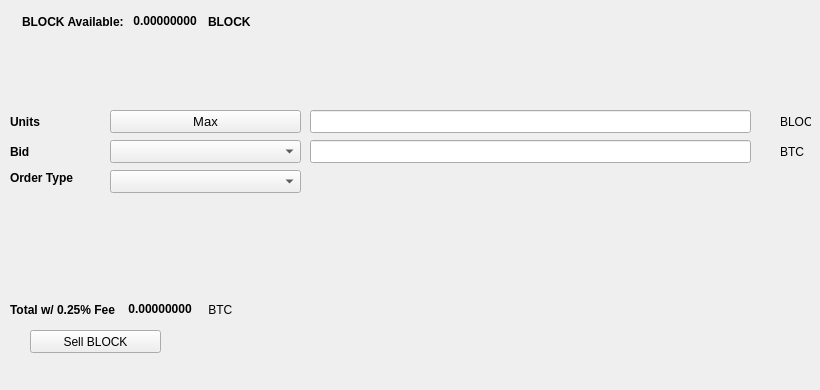
   <widget class="QWidget" name="SellTab">
    <attribute name="title">
     <string>Sell</string>
    </attribute>
    <widget class="QLabel" name="label_16">
     <property name="geometry">
      <rect>
       <x>780</x>
       <y>140</y>
       <width>31</width>
       <height>23</height>
      </rect>
     </property>
     <property name="text">
      <string>BTC</string>
     </property>
    </widget>
    <widget class="QComboBox" name="SellBidcomboBox">
     <property name="geometry">
      <rect>
       <x>110</x>
       <y>140</y>
       <width>191</width>
       <height>23</height>
      </rect>
     </property>
     <property name="font">
      <font>
       <pointsize>10</pointsize>
      </font>
     </property>
    </widget>
    <widget class="QLabel" name="label_18">
     <property name="geometry">
      <rect>
       <x>10</x>
       <y>110</y>
       <width>46</width>
       <height>23</height>
      </rect>
     </property>
     <property name="font">
      <font>
       <weight>75</weight>
       <bold>true</bold>
      </font>
     </property>
     <property name="text">
      <string>Units</string>
     </property>
    </widget>
    <widget class="QPushButton" name="Sell_Max_Amount">
     <property name="geometry">
      <rect>
       <x>110</x>
       <y>110</y>
       <width>191</width>
       <height>23</height>
      </rect>
     </property>
     <property name="font">
      <font>
       <pointsize>10</pointsize>
      </font>
     </property>
     <property name="text">
      <string>Max</string>
     </property>
    </widget>
    <widget class="QLabel" name="label_20">
     <property name="geometry">
      <rect>
       <x>10</x>
       <y>170</y>
       <width>91</width>
       <height>16</height>
      </rect>
     </property>
     <property name="font">
      <font>
       <weight>75</weight>
       <bold>true</bold>
      </font>
     </property>
     <property name="text">
      <string>Order Type</string>
     </property>
    </widget>
    <widget class="QComboBox" name="SellOrdertypeCombo">
     <property name="geometry">
      <rect>
       <x>110</x>
       <y>170</y>
       <width>191</width>
       <height>23</height>
      </rect>
     </property>
     <property name="font">
      <font>
       <pointsize>10</pointsize>
      </font>
     </property>
    </widget>
    <widget class="QLabel" name="label_21">
     <property name="geometry">
      <rect>
       <x>10</x>
       <y>140</y>
       <width>46</width>
       <height>23</height>
      </rect>
     </property>
     <property name="font">
      <font>
       <weight>75</weight>
       <bold>true</bold>
      </font>
     </property>
     <property name="text">
      <string>Bid</string>
     </property>
    </widget>
    <widget class="QLabel" name="label_22">
     <property name="geometry">
      <rect>
       <x>780</x>
       <y>110</y>
       <width>31</width>
       <height>23</height>
      </rect>
     </property>
     <property name="text">
      <string>BLOCK</string>
     </property>
    </widget>
    <widget class="QLineEdit" name="UnitsInputBLOCK">
     <property name="geometry">
      <rect>
       <x>310</x>
       <y>110</y>
       <width>441</width>
       <height>23</height>
      </rect>
     </property>
     <property name="font">
      <font>
       <pointsize>9</pointsize>
       <weight>75</weight>
       <bold>true</bold>
      </font>
     </property>
    </widget>
    <widget class="QLineEdit" name="SellBidPriceEdit">
     <property name="geometry">
      <rect>
       <x>310</x>
       <y>140</y>
       <width>441</width>
       <height>23</height>
      </rect>
     </property>
     <property name="font">
      <font>
       <pointsize>9</pointsize>
       <weight>75</weight>
       <bold>true</bold>
      </font>
     </property>
    </widget>
    <widget class="QPushButton" name="SellBLOCKBTN">
     <property name="geometry">
      <rect>
       <x>30</x>
       <y>330</y>
       <width>131</width>
       <height>23</height>
      </rect>
     </property>
     <property name="text">
      <string>Sell BLOCK</string>
     </property>
     <property name="icon">
      <iconset resource="../xcurrency">
       <normaloff>:/icons/bitcoin</normaloff>:/icons/bitcoin</iconset>
     </property>
    </widget>
    <widget class="QWidget" name="layoutWidget3">
     <property name="geometry">
      <rect>
       <x>22</x>
       <y>12</y>
       <width>258</width>
       <height>19</height>
      </rect>
     </property>
     <layout class="QHBoxLayout" name="horizontalLayout">
      <item>
       <widget class="QLabel" name="label232_2">
        <property name="font">
         <font>
          <weight>75</weight>
          <bold>true</bold>
         </font>
        </property>
        <property name="text">
         <string>BLOCK Available:</string>
        </property>
       </widget>
      </item>
      <item>
       <widget class="QLabel" name="BLOCKAvailableLabel">
        <property name="palette">
         <palette>
          <active>
           <colorrole role="WindowText">
            <brush brushstyle="SolidPattern">
             <color alpha="255">
              <red>0</red>
              <green>0</green>
              <blue>0</blue>
             </color>
            </brush>
           </colorrole>
           <colorrole role="Button">
            <brush brushstyle="SolidPattern">
             <color alpha="255">
              <red>0</red>
              <green>170</green>
              <blue>0</blue>
             </color>
            </brush>
           </colorrole>
           <colorrole role="Light">
            <brush brushstyle="SolidPattern">
             <color alpha="255">
              <red>0</red>
              <green>255</green>
              <blue>0</blue>
             </color>
            </brush>
           </colorrole>
           <colorrole role="Midlight">
            <brush brushstyle="SolidPattern">
             <color alpha="255">
              <red>0</red>
              <green>212</green>
              <blue>0</blue>
             </color>
            </brush>
           </colorrole>
           <colorrole role="Dark">
            <brush brushstyle="SolidPattern">
             <color alpha="255">
              <red>0</red>
              <green>85</green>
              <blue>0</blue>
             </color>
            </brush>
           </colorrole>
           <colorrole role="Mid">
            <brush brushstyle="SolidPattern">
             <color alpha="255">
              <red>0</red>
              <green>113</green>
              <blue>0</blue>
             </color>
            </brush>
           </colorrole>
           <colorrole role="Text">
            <brush brushstyle="SolidPattern">
             <color alpha="255">
              <red>0</red>
              <green>170</green>
              <blue>0</blue>
             </color>
            </brush>
           </colorrole>
           <colorrole role="BrightText">
            <brush brushstyle="SolidPattern">
             <color alpha="255">
              <red>255</red>
              <green>255</green>
              <blue>255</blue>
             </color>
            </brush>
           </colorrole>
           <colorrole role="ButtonText">
            <brush brushstyle="SolidPattern">
             <color alpha="255">
              <red>0</red>
              <green>0</green>
              <blue>0</blue>
             </color>
            </brush>
           </colorrole>
           <colorrole role="Base">
            <brush brushstyle="SolidPattern">
             <color alpha="255">
              <red>255</red>
              <green>255</green>
              <blue>255</blue>
             </color>
            </brush>
           </colorrole>
           <colorrole role="Window">
            <brush brushstyle="SolidPattern">
             <color alpha="255">
              <red>0</red>
              <green>170</green>
              <blue>0</blue>
             </color>
            </brush>
           </colorrole>
           <colorrole role="Shadow">
            <brush brushstyle="SolidPattern">
             <color alpha="255">
              <red>0</red>
              <green>0</green>
              <blue>0</blue>
             </color>
            </brush>
           </colorrole>
           <colorrole role="AlternateBase">
            <brush brushstyle="SolidPattern">
             <color alpha="255">
              <red>127</red>
              <green>212</green>
              <blue>127</blue>
             </color>
            </brush>
           </colorrole>
           <colorrole role="ToolTipBase">
            <brush brushstyle="SolidPattern">
             <color alpha="255">
              <red>255</red>
              <green>255</green>
              <blue>220</blue>
             </color>
            </brush>
           </colorrole>
           <colorrole role="ToolTipText">
            <brush brushstyle="SolidPattern">
             <color alpha="255">
              <red>0</red>
              <green>0</green>
              <blue>0</blue>
             </color>
            </brush>
           </colorrole>
          </active>
          <inactive>
           <colorrole role="WindowText">
            <brush brushstyle="SolidPattern">
             <color alpha="255">
              <red>0</red>
              <green>0</green>
              <blue>0</blue>
             </color>
            </brush>
           </colorrole>
           <colorrole role="Button">
            <brush brushstyle="SolidPattern">
             <color alpha="255">
              <red>0</red>
              <green>170</green>
              <blue>0</blue>
             </color>
            </brush>
           </colorrole>
           <colorrole role="Light">
            <brush brushstyle="SolidPattern">
             <color alpha="255">
              <red>0</red>
              <green>255</green>
              <blue>0</blue>
             </color>
            </brush>
           </colorrole>
           <colorrole role="Midlight">
            <brush brushstyle="SolidPattern">
             <color alpha="255">
              <red>0</red>
              <green>212</green>
              <blue>0</blue>
             </color>
            </brush>
           </colorrole>
           <colorrole role="Dark">
            <brush brushstyle="SolidPattern">
             <color alpha="255">
              <red>0</red>
              <green>85</green>
              <blue>0</blue>
             </color>
            </brush>
           </colorrole>
           <colorrole role="Mid">
            <brush brushstyle="SolidPattern">
             <color alpha="255">
              <red>0</red>
              <green>113</green>
              <blue>0</blue>
             </color>
            </brush>
           </colorrole>
           <colorrole role="Text">
            <brush brushstyle="SolidPattern">
             <color alpha="255">
              <red>0</red>
              <green>170</green>
              <blue>0</blue>
             </color>
            </brush>
           </colorrole>
           <colorrole role="BrightText">
            <brush brushstyle="SolidPattern">
             <color alpha="255">
              <red>255</red>
              <green>255</green>
              <blue>255</blue>
             </color>
            </brush>
           </colorrole>
           <colorrole role="ButtonText">
            <brush brushstyle="SolidPattern">
             <color alpha="255">
              <red>0</red>
              <green>0</green>
              <blue>0</blue>
             </color>
            </brush>
           </colorrole>
           <colorrole role="Base">
            <brush brushstyle="SolidPattern">
             <color alpha="255">
              <red>255</red>
              <green>255</green>
              <blue>255</blue>
             </color>
            </brush>
           </colorrole>
           <colorrole role="Window">
            <brush brushstyle="SolidPattern">
             <color alpha="255">
              <red>0</red>
              <green>170</green>
              <blue>0</blue>
             </color>
            </brush>
           </colorrole>
           <colorrole role="Shadow">
            <brush brushstyle="SolidPattern">
             <color alpha="255">
              <red>0</red>
              <green>0</green>
              <blue>0</blue>
             </color>
            </brush>
           </colorrole>
           <colorrole role="AlternateBase">
            <brush brushstyle="SolidPattern">
             <color alpha="255">
              <red>127</red>
              <green>212</green>
              <blue>127</blue>
             </color>
            </brush>
           </colorrole>
           <colorrole role="ToolTipBase">
            <brush brushstyle="SolidPattern">
             <color alpha="255">
              <red>255</red>
              <green>255</green>
              <blue>220</blue>
             </color>
            </brush>
           </colorrole>
           <colorrole role="ToolTipText">
            <brush brushstyle="SolidPattern">
             <color alpha="255">
              <red>0</red>
              <green>0</green>
              <blue>0</blue>
             </color>
            </brush>
           </colorrole>
          </inactive>
          <disabled>
           <colorrole role="WindowText">
            <brush brushstyle="SolidPattern">
             <color alpha="255">
              <red>0</red>
              <green>85</green>
              <blue>0</blue>
             </color>
            </brush>
           </colorrole>
           <colorrole role="Button">
            <brush brushstyle="SolidPattern">
             <color alpha="255">
              <red>0</red>
              <green>170</green>
              <blue>0</blue>
             </color>
            </brush>
           </colorrole>
           <colorrole role="Light">
            <brush brushstyle="SolidPattern">
             <color alpha="255">
              <red>0</red>
              <green>255</green>
              <blue>0</blue>
             </color>
            </brush>
           </colorrole>
           <colorrole role="Midlight">
            <brush brushstyle="SolidPattern">
             <color alpha="255">
              <red>0</red>
              <green>212</green>
              <blue>0</blue>
             </color>
            </brush>
           </colorrole>
           <colorrole role="Dark">
            <brush brushstyle="SolidPattern">
             <color alpha="255">
              <red>0</red>
              <green>85</green>
              <blue>0</blue>
             </color>
            </brush>
           </colorrole>
           <colorrole role="Mid">
            <brush brushstyle="SolidPattern">
             <color alpha="255">
              <red>0</red>
              <green>113</green>
              <blue>0</blue>
             </color>
            </brush>
           </colorrole>
           <colorrole role="Text">
            <brush brushstyle="SolidPattern">
             <color alpha="255">
              <red>0</red>
              <green>85</green>
              <blue>0</blue>
             </color>
            </brush>
           </colorrole>
           <colorrole role="BrightText">
            <brush brushstyle="SolidPattern">
             <color alpha="255">
              <red>255</red>
              <green>255</green>
              <blue>255</blue>
             </color>
            </brush>
           </colorrole>
           <colorrole role="ButtonText">
            <brush brushstyle="SolidPattern">
             <color alpha="255">
              <red>0</red>
              <green>85</green>
              <blue>0</blue>
             </color>
            </brush>
           </colorrole>
           <colorrole role="Base">
            <brush brushstyle="SolidPattern">
             <color alpha="255">
              <red>0</red>
              <green>170</green>
              <blue>0</blue>
             </color>
            </brush>
           </colorrole>
           <colorrole role="Window">
            <brush brushstyle="SolidPattern">
             <color alpha="255">
              <red>0</red>
              <green>170</green>
              <blue>0</blue>
             </color>
            </brush>
           </colorrole>
           <colorrole role="Shadow">
            <brush brushstyle="SolidPattern">
             <color alpha="255">
              <red>0</red>
              <green>0</green>
              <blue>0</blue>
             </color>
            </brush>
           </colorrole>
           <colorrole role="AlternateBase">
            <brush brushstyle="SolidPattern">
             <color alpha="255">
              <red>0</red>
              <green>170</green>
              <blue>0</blue>
             </color>
            </brush>
           </colorrole>
           <colorrole role="ToolTipBase">
            <brush brushstyle="SolidPattern">
             <color alpha="255">
              <red>255</red>
              <green>255</green>
              <blue>220</blue>
             </color>
            </brush>
           </colorrole>
           <colorrole role="ToolTipText">
            <brush brushstyle="SolidPattern">
             <color alpha="255">
              <red>0</red>
              <green>0</green>
              <blue>0</blue>
             </color>
            </brush>
           </colorrole>
          </disabled>
         </palette>
        </property>
        <property name="font">
         <font>
          <weight>75</weight>
          <bold>true</bold>
         </font>
        </property>
        <property name="text">
         <string> 0.00000000 </string>
        </property>
        <property name="textInteractionFlags">
         <set>Qt::LinksAccessibleByMouse|Qt::TextSelectableByKeyboard|Qt::TextSelectableByMouse</set>
        </property>
       </widget>
      </item>
      <item>
       <widget class="QLabel" name="labelBLOCK">
        <property name="font">
         <font>
          <weight>75</weight>
          <bold>true</bold>
         </font>
        </property>
        <property name="text">
         <string>BLOCK</string>
        </property>
       </widget>
      </item>
     </layout>
    </widget>
    <widget class="QWidget" name="layoutWidget">
     <property name="geometry">
      <rect>
       <x>10</x>
       <y>300</y>
       <width>268</width>
       <height>19</height>
      </rect>
     </property>
     <layout class="QHBoxLayout" name="horizontalLayout_2">
      <item>
       <widget class="QLabel" name="label_19">
        <property name="font">
         <font>
          <weight>75</weight>
          <bold>true</bold>
         </font>
        </property>
        <property name="text">
         <string>Total w/ 0.25% Fee </string>
        </property>
       </widget>
      </item>
      <item>
       <widget class="QLabel" name="SellCostLabel">
        <property name="palette">
         <palette>
          <active>
           <colorrole role="WindowText">
            <brush brushstyle="SolidPattern">
             <color alpha="255">
              <red>0</red>
              <green>0</green>
              <blue>0</blue>
             </color>
            </brush>
           </colorrole>
           <colorrole role="Button">
            <brush brushstyle="SolidPattern">
             <color alpha="255">
              <red>0</red>
              <green>170</green>
              <blue>0</blue>
             </color>
            </brush>
           </colorrole>
           <colorrole role="Light">
            <brush brushstyle="SolidPattern">
             <color alpha="255">
              <red>0</red>
              <green>255</green>
              <blue>0</blue>
             </color>
            </brush>
           </colorrole>
           <colorrole role="Midlight">
            <brush brushstyle="SolidPattern">
             <color alpha="255">
              <red>0</red>
              <green>212</green>
              <blue>0</blue>
             </color>
            </brush>
           </colorrole>
           <colorrole role="Dark">
            <brush brushstyle="SolidPattern">
             <color alpha="255">
              <red>0</red>
              <green>85</green>
              <blue>0</blue>
             </color>
            </brush>
           </colorrole>
           <colorrole role="Mid">
            <brush brushstyle="SolidPattern">
             <color alpha="255">
              <red>0</red>
              <green>113</green>
              <blue>0</blue>
             </color>
            </brush>
           </colorrole>
           <colorrole role="Text">
            <brush brushstyle="SolidPattern">
             <color alpha="255">
              <red>0</red>
              <green>170</green>
              <blue>0</blue>
             </color>
            </brush>
           </colorrole>
           <colorrole role="BrightText">
            <brush brushstyle="SolidPattern">
             <color alpha="255">
              <red>255</red>
              <green>255</green>
              <blue>255</blue>
             </color>
            </brush>
           </colorrole>
           <colorrole role="ButtonText">
            <brush brushstyle="SolidPattern">
             <color alpha="255">
              <red>0</red>
              <green>0</green>
              <blue>0</blue>
             </color>
            </brush>
           </colorrole>
           <colorrole role="Base">
            <brush brushstyle="SolidPattern">
             <color alpha="255">
              <red>255</red>
              <green>255</green>
              <blue>255</blue>
             </color>
            </brush>
           </colorrole>
           <colorrole role="Window">
            <brush brushstyle="SolidPattern">
             <color alpha="255">
              <red>0</red>
              <green>170</green>
              <blue>0</blue>
             </color>
            </brush>
           </colorrole>
           <colorrole role="Shadow">
            <brush brushstyle="SolidPattern">
             <color alpha="255">
              <red>0</red>
              <green>0</green>
              <blue>0</blue>
             </color>
            </brush>
           </colorrole>
           <colorrole role="AlternateBase">
            <brush brushstyle="SolidPattern">
             <color alpha="255">
              <red>127</red>
              <green>212</green>
              <blue>127</blue>
             </color>
            </brush>
           </colorrole>
           <colorrole role="ToolTipBase">
            <brush brushstyle="SolidPattern">
             <color alpha="255">
              <red>255</red>
              <green>255</green>
              <blue>220</blue>
             </color>
            </brush>
           </colorrole>
           <colorrole role="ToolTipText">
            <brush brushstyle="SolidPattern">
             <color alpha="255">
              <red>0</red>
              <green>0</green>
              <blue>0</blue>
             </color>
            </brush>
           </colorrole>
          </active>
          <inactive>
           <colorrole role="WindowText">
            <brush brushstyle="SolidPattern">
             <color alpha="255">
              <red>0</red>
              <green>0</green>
              <blue>0</blue>
             </color>
            </brush>
           </colorrole>
           <colorrole role="Button">
            <brush brushstyle="SolidPattern">
             <color alpha="255">
              <red>0</red>
              <green>170</green>
              <blue>0</blue>
             </color>
            </brush>
           </colorrole>
           <colorrole role="Light">
            <brush brushstyle="SolidPattern">
             <color alpha="255">
              <red>0</red>
              <green>255</green>
              <blue>0</blue>
             </color>
            </brush>
           </colorrole>
           <colorrole role="Midlight">
            <brush brushstyle="SolidPattern">
             <color alpha="255">
              <red>0</red>
              <green>212</green>
              <blue>0</blue>
             </color>
            </brush>
           </colorrole>
           <colorrole role="Dark">
            <brush brushstyle="SolidPattern">
             <color alpha="255">
              <red>0</red>
              <green>85</green>
              <blue>0</blue>
             </color>
            </brush>
           </colorrole>
           <colorrole role="Mid">
            <brush brushstyle="SolidPattern">
             <color alpha="255">
              <red>0</red>
              <green>113</green>
              <blue>0</blue>
             </color>
            </brush>
           </colorrole>
           <colorrole role="Text">
            <brush brushstyle="SolidPattern">
             <color alpha="255">
              <red>0</red>
              <green>170</green>
              <blue>0</blue>
             </color>
            </brush>
           </colorrole>
           <colorrole role="BrightText">
            <brush brushstyle="SolidPattern">
             <color alpha="255">
              <red>255</red>
              <green>255</green>
              <blue>255</blue>
             </color>
            </brush>
           </colorrole>
           <colorrole role="ButtonText">
            <brush brushstyle="SolidPattern">
             <color alpha="255">
              <red>0</red>
              <green>0</green>
              <blue>0</blue>
             </color>
            </brush>
           </colorrole>
           <colorrole role="Base">
            <brush brushstyle="SolidPattern">
             <color alpha="255">
              <red>255</red>
              <green>255</green>
              <blue>255</blue>
             </color>
            </brush>
           </colorrole>
           <colorrole role="Window">
            <brush brushstyle="SolidPattern">
             <color alpha="255">
              <red>0</red>
              <green>170</green>
              <blue>0</blue>
             </color>
            </brush>
           </colorrole>
           <colorrole role="Shadow">
            <brush brushstyle="SolidPattern">
             <color alpha="255">
              <red>0</red>
              <green>0</green>
              <blue>0</blue>
             </color>
            </brush>
           </colorrole>
           <colorrole role="AlternateBase">
            <brush brushstyle="SolidPattern">
             <color alpha="255">
              <red>127</red>
              <green>212</green>
              <blue>127</blue>
             </color>
            </brush>
           </colorrole>
           <colorrole role="ToolTipBase">
            <brush brushstyle="SolidPattern">
             <color alpha="255">
              <red>255</red>
              <green>255</green>
              <blue>220</blue>
             </color>
            </brush>
           </colorrole>
           <colorrole role="ToolTipText">
            <brush brushstyle="SolidPattern">
             <color alpha="255">
              <red>0</red>
              <green>0</green>
              <blue>0</blue>
             </color>
            </brush>
           </colorrole>
          </inactive>
          <disabled>
           <colorrole role="WindowText">
            <brush brushstyle="SolidPattern">
             <color alpha="255">
              <red>0</red>
              <green>85</green>
              <blue>0</blue>
             </color>
            </brush>
           </colorrole>
           <colorrole role="Button">
            <brush brushstyle="SolidPattern">
             <color alpha="255">
              <red>0</red>
              <green>170</green>
              <blue>0</blue>
             </color>
            </brush>
           </colorrole>
           <colorrole role="Light">
            <brush brushstyle="SolidPattern">
             <color alpha="255">
              <red>0</red>
              <green>255</green>
              <blue>0</blue>
             </color>
            </brush>
           </colorrole>
           <colorrole role="Midlight">
            <brush brushstyle="SolidPattern">
             <color alpha="255">
              <red>0</red>
              <green>212</green>
              <blue>0</blue>
             </color>
            </brush>
           </colorrole>
           <colorrole role="Dark">
            <brush brushstyle="SolidPattern">
             <color alpha="255">
              <red>0</red>
              <green>85</green>
              <blue>0</blue>
             </color>
            </brush>
           </colorrole>
           <colorrole role="Mid">
            <brush brushstyle="SolidPattern">
             <color alpha="255">
              <red>0</red>
              <green>113</green>
              <blue>0</blue>
             </color>
            </brush>
           </colorrole>
           <colorrole role="Text">
            <brush brushstyle="SolidPattern">
             <color alpha="255">
              <red>0</red>
              <green>85</green>
              <blue>0</blue>
             </color>
            </brush>
           </colorrole>
           <colorrole role="BrightText">
            <brush brushstyle="SolidPattern">
             <color alpha="255">
              <red>255</red>
              <green>255</green>
              <blue>255</blue>
             </color>
            </brush>
           </colorrole>
           <colorrole role="ButtonText">
            <brush brushstyle="SolidPattern">
             <color alpha="255">
              <red>0</red>
              <green>85</green>
              <blue>0</blue>
             </color>
            </brush>
           </colorrole>
           <colorrole role="Base">
            <brush brushstyle="SolidPattern">
             <color alpha="255">
              <red>0</red>
              <green>170</green>
              <blue>0</blue>
             </color>
            </brush>
           </colorrole>
           <colorrole role="Window">
            <brush brushstyle="SolidPattern">
             <color alpha="255">
              <red>0</red>
              <green>170</green>
              <blue>0</blue>
             </color>
            </brush>
           </colorrole>
           <colorrole role="Shadow">
            <brush brushstyle="SolidPattern">
             <color alpha="255">
              <red>0</red>
              <green>0</green>
              <blue>0</blue>
             </color>
            </brush>
           </colorrole>
           <colorrole role="AlternateBase">
            <brush brushstyle="SolidPattern">
             <color alpha="255">
              <red>0</red>
              <green>170</green>
              <blue>0</blue>
             </color>
            </brush>
           </colorrole>
           <colorrole role="ToolTipBase">
            <brush brushstyle="SolidPattern">
             <color alpha="255">
              <red>255</red>
              <green>255</green>
              <blue>220</blue>
             </color>
            </brush>
           </colorrole>
           <colorrole role="ToolTipText">
            <brush brushstyle="SolidPattern">
             <color alpha="255">
              <red>0</red>
              <green>0</green>
              <blue>0</blue>
             </color>
            </brush>
           </colorrole>
          </disabled>
         </palette>
        </property>
        <property name="font">
         <font>
          <weight>75</weight>
          <bold>true</bold>
         </font>
        </property>
        <property name="autoFillBackground">
         <bool>false</bool>
        </property>
        <property name="text">
         <string> 0.00000000</string>
        </property>
        <property name="textInteractionFlags">
         <set>Qt::LinksAccessibleByMouse|Qt::TextSelectableByMouse</set>
        </property>
       </widget>
      </item>
      <item>
       <widget class="QLabel" name="label_17">
        <property name="font">
         <font>
          <weight>50</weight>
          <bold>false</bold>
         </font>
        </property>
        <property name="text">
         <string> BTC</string>
        </property>
       </widget>
      </item>
     </layout>
    </widget>
    <widget class="QLabel" name="label_23">
     <property name="geometry">
      <rect>
       <x>460</x>
       <y>300</y>
       <width>281</width>
       <height>81</height>
      </rect>
     </property>
     <property name="text">
      <string/>
     </property>
     <property name="pixmap">
      <pixmap>:/images/bittrex</pixmap>
     </property>
    </widget>
   </widget>
